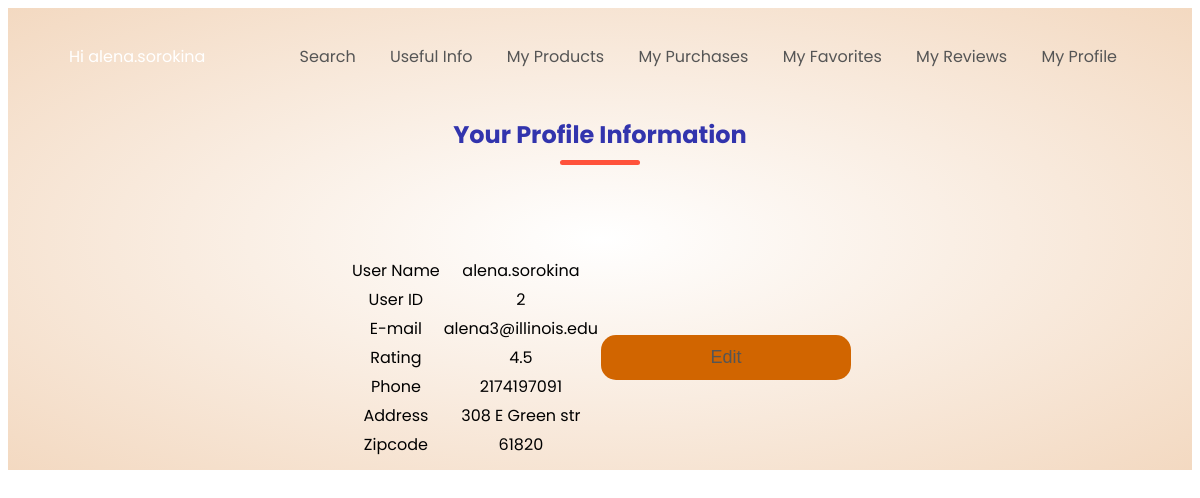
/my_profile.php (signed in), run on an earlier commit of the app's database.
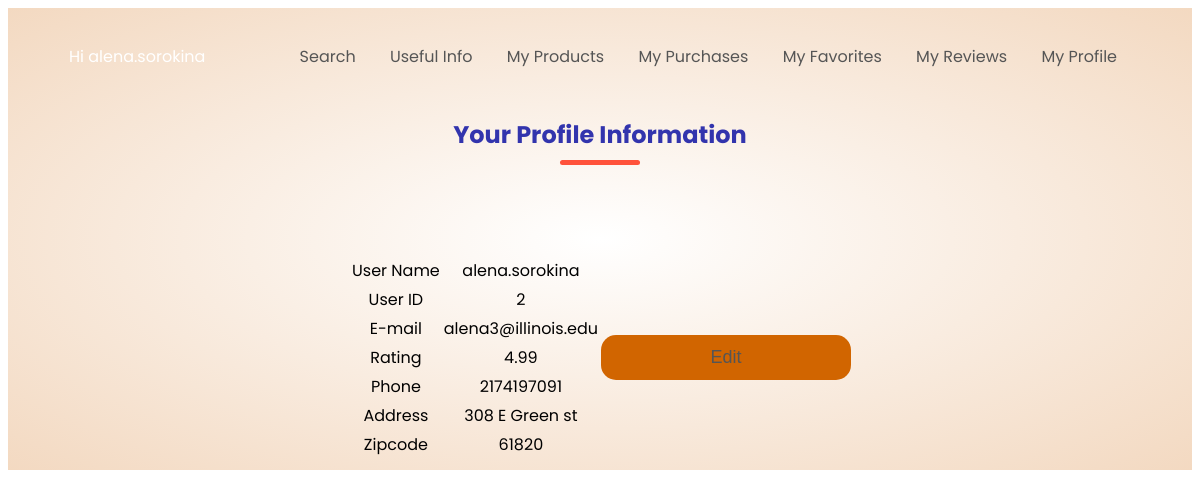
And on a later commit of the database.
### tables this page shows
CREATE TABLE `Customer` (
  `User_ID` int(11) NOT NULL,
  `User_Name` varchar(50) DEFAULT NULL,
  `Email` varchar(50) DEFAULT NULL,
  `User_Password` varchar(255) DEFAULT NULL,
  `Rating` double DEFAULT NULL,
  `Address` varchar(50) DEFAULT NULL,
  `Phone` varchar(50) DEFAULT NULL,
  `Zipcode` int(11) DEFAULT NULL,
  `Lat` double DEFAULT NULL,
  `Lon` double DEFAULT NULL
);

### my_profile.php (the view)
<?php
  require "my_products_header.php";
?>
<main>
<div class="small-container">
      <h2 class="title"> Your Profile Information</h2>
      <div class="row">
<?php
  include 'mysqli_connect.php';
  $query=mysqli_query($dbc,"SELECT * FROM Customer WHERE User_ID='$User_ID'")or die(mysqli_error());
  $row=mysqli_fetch_array($query);
?>
<div class="col-5">
<table>
  <tr>
    <td>User Name </td>
    <td><?php echo $row['User_Name']; ?></td>
  </tr>
  <tr>
    <td>User ID</td>
    <td><?php echo $row['User_ID']; ?></td>
  </tr>
  <tr>
    <td>E-mail</td>
    <td><?php echo $row['Email']; ?></td>
  </tr>
  <tr>
    <td>Rating</td>
    <td><?php echo $row['Rating']; ?></td>
  </tr>
  <tr>
    <td>Phone</td>
    <td><?php echo $row['Phone']; ?></td>
  </tr>
  <tr>
    <td>Address</td>
    <td><?php echo $row['Address']; ?></td>
  </tr>
  <tr>
    <td>Zipcode</td>
    <td><?php echo $row['Zipcode']; ?></td>
  </tr>
</table>
<button class="col-4-btn">
        <?php echo "<a href=my_profile_edit.php >Edit</a>" ?>
</button>
</div>
</main>

What changed in the data, as far as the page shows it:
changed customer "alena.sorokina": Rating "4.5" → "4.99"; Address "308 E Green str" → "308 E Green st"
